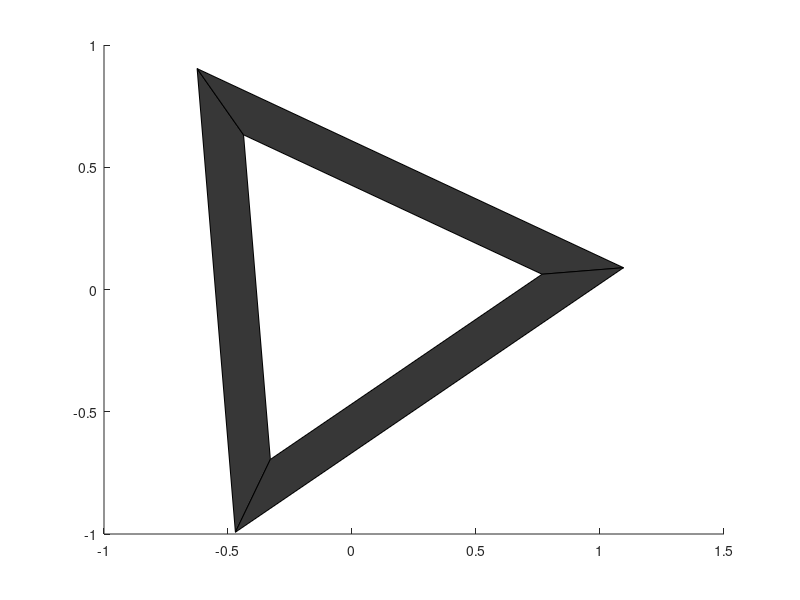

Recreate this plot in MATLAB. (Note: this script raises an error after producing the figure.)
function makeTriangle
    close all
    fig = figure('Units','normalized','Position',[0 .0463 1 .8667]);
    n = 500;
    dv = [16 9];
    hs = cell(1,n);
    rose = [122 16 40]./255;
    for i = 1:n
        size = rand+.5;
        shiftvec = [(2*rand-1)*((dv(1)/2)-size) (2*rand-1)*((dv(2)/2)-size) 0];
        hs{i} = trngle(size);
        rotate(hs{i},[0 0 1],360*rand,[0 0 0])
        shift(hs{i},shiftvec)
    end
    axis equal
    axis([-8 8 -4.5 4.5])
    axis off
    fig.Color = [0 0 0];
    h = trngle(dv(2)/1.7,rose);
    rotate(h,[0 0 1],90,[0 0 0])
    shift(h,[0 -1.2 0])
    text(-1.8,-1.3,'T','FontSize',300,'Color',rose,'FontWeight','bold')
end

function h = trngle(size,color)
    if ~exist('size','var')
        size = 1;
    end
    if ~exist('color','var')
        temp = .8*rand+.2;
        color = [temp,temp,temp];
        more = {};
    else
        more = {'LineStyle','none'};
    end
    points = [size .7*size;0 0];
    rot120 = [cosd(120) -sind(120);sind(120) cosd(120)];
    points = [points rot120*points(:,2) rot120*points(:,1)];
    h1 = patch(points(1,:),points(2,:),color,more{:});
    h2 = patch(points(1,:),points(2,:),color,more{:});
    h3 = patch(points(1,:),points(2,:),color,more{:});
    rotate(h1,[0 0 1],120,[0 0 0])
    rotate([h1,h2],[0 0 1],120,[0 0 0])
    h = [h1 h2 h3];
end

function shift(h,vec)
    dimvec = size(h);
    for r = 1:dimvec(1)
        for c = 1:dimvec(2)
            h(r,c).Vertices = h(r,c).Vertices + vec;
        end
    end
end